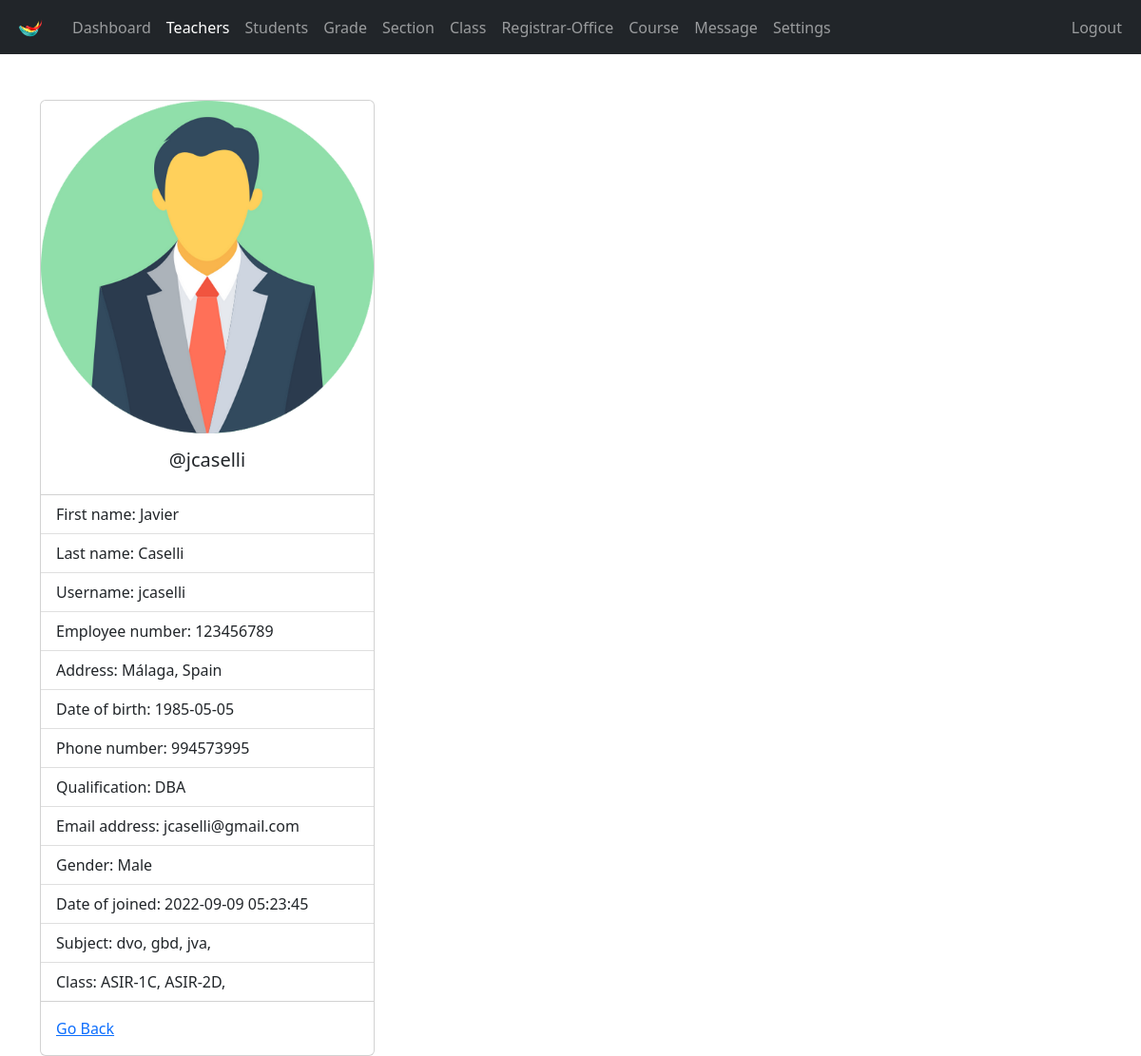
Screenshot of /admin/teacher-view.php?teacher_id=1 (signed in) with the database file from the repository.
### tables this page shows
CREATE TABLE `teachers` (
  `teacher_id` int(11) NOT NULL,
  `username` varchar(127) NOT NULL,
  `password` varchar(255) NOT NULL,
  `class` varchar(31) NOT NULL,
  `fname` varchar(127) NOT NULL,
  `lname` varchar(127) NOT NULL,
  `subjects` varchar(31) NOT NULL,
  `address` varchar(31) NOT NULL,
  `employee_number` int(11) NOT NULL,
  `date_of_birth` date DEFAULT NULL,
  `phone_number` varchar(31) NOT NULL,
  `qualification` varchar(127) NOT NULL,
  `gender` varchar(7) NOT NULL,
  `email_address` varchar(255) NOT NULL,
  `date_of_joined` datetime NOT NULL DEFAULT current_timestamp()
);

### admin/data/teacher.php (called while the page is built, shortened)
<?php
function getTeacherById($teacher_id, $conn)
{
  $sql = "SELECT * FROM teachers
           WHERE teacher_id=?";
  $stmt = $conn->prepare($sql);
  $stmt->execute([$teacher_id]);
  if ($stmt->rowCount() == 1) {
    $teacher = $stmt->fetch();
    return $teacher;
  } else {
    return 0;
  }
}

### admin/data/subject.php (called while the page is built, shortened)
<?php
function getSubjectById($subject_id, $conn)
{
    $sql = "SELECT * FROM subjects
           WHERE subject_id=?";
    $stmt = $conn->prepare($sql);
    $stmt->execute([$subject_id]);
    if ($stmt->rowCount() == 1) {
        $subject = $stmt->fetch();
        return $subject;
    } else {
        return 0;
    }
}

### admin/data/class.php (called while the page is built, shortened)
<?php
function getClassById($class_id, $conn)
{
    $sql = "SELECT * FROM class
           WHERE class_id=?";
    $stmt = $conn->prepare($sql);
    $stmt->execute([$class_id]);
    if ($stmt->rowCount() == 1) {
        $class = $stmt->fetch();
        return $class;
    } else {
        return 0;
    }
}

### admin/data/grade.php (called while the page is built, shortened)
<?php
function getGradeById($grade_id, $conn)
{
    $sql = "SELECT * FROM grades
           WHERE grade_id=?";
    $stmt = $conn->prepare($sql);
    $stmt->execute([$grade_id]);
    if ($stmt->rowCount() == 1) {
        $grade = $stmt->fetch();
        return $grade;
    } else {
        return 0;
    }
}

### admin/data/section.php (called while the page is built, shortened)
<?php
function getSectioById($section_id, $conn)
{
    $sql = "SELECT * FROM section
           WHERE section_id=?";
    $stmt = $conn->prepare($sql);
    $stmt->execute([$section_id]);
    if ($stmt->rowCount() == 1) {
        $section = $stmt->fetch();
        return $section;
    } else {
        return 0;
    }
}

### admin/teacher-view.php (the view, shortened to what this page needs)
<?php
if (
    isset($_SESSION['admin_id']) &&
    isset($_SESSION['role'])
) {
    if ($_SESSION['role'] == 'Admin') {
        include "../DB_connection.php";
        include "data/teacher.php";
        include "data/subject.php";
        include "data/grade.php";
        include "data/section.php";
        include "data/class.php";
        if (isset($_GET['teacher_id'])) {
            $teacher_id = $_GET['teacher_id'];
            $teacher = getTeacherById($teacher_id, $conn);
?>
            <!DOCTYPE html>
            <html lang="en">
            <head>
                <link rel="stylesheet" href="https://cdn.jsdelivr.net/npm/bootstrap@5.2.0/dist/css/bootstrap.min.css">
                <link rel="stylesheet" href="../css/style.css">
                <link rel="stylesheet" href="https://cdnjs.cloudflare.com/ajax/libs/font-awesome/4.7.0/css/font-awesome.min.css">
            </head>
            <body>
                <?php
                include "inc/navbar.php";
                if ($teacher != 0) {
                ?>
                    <div class="container mt-5">
                        <div class="card" style="width: 22rem;">
                            <img src="../img/teacher-<?= $teacher['gender'] ?>.png" class="card-img-top" alt="...">
                            <div class="card-body">
                                <h5 class="card-title text-center">@<?= $teacher['username'] ?></h5>
                            </div>
                            <ul class="list-group list-group-flush">
                                <li class="list-group-item">First name: <?= $teacher['fname'] ?></li>
                                <li class="list-group-item">Last name: <?= $teacher['lname'] ?></li>
                                <li class="list-group-item">Username: <?= $teacher['username'] ?></li>
                                <li class="list-group-item">Employee number: <?= $teacher['employee_number'] ?></li>
                                <li class="list-group-item">Address: <?= $teacher['address'] ?></li>
                                <li class="list-group-item">Date of birth: <?= $teacher['date_of_birth'] ?></li>
                                <li class="list-group-item">Phone number: <?= $teacher['phone_number'] ?></li>
                                <li class="list-group-item">Qualification: <?= $teacher['qualification'] ?></li>
                                <li class="list-group-item">Email address: <?= $teacher['email_address'] ?></li>
                                <li class="list-group-item">Gender: <?= $teacher['gender'] ?></li>
                                <li class="list-group-item">Date of joined: <?= $teacher['date_of_joined'] ?></li>
                                <li class="list-group-item">Subject:
                                    <?php
                                    $s = '';
                                    $subjects = str_split(trim($teacher['subjects']));
                                    foreach ($subjects as $subject) {
                                        $s_temp = getSubjectById($subject, $conn);
                                        if ($s_temp != 0)
                                            $s .= $s_temp['subject_code'] . ', ';
                                    }
                                    echo $s;
                                    ?>
                                </li>
                                <li class="list-group-item">Class:
                                    <?php
                                    $c = '';
                                    $classes = str_split(trim($teacher['class']));
                                    foreach ($classes as $class_id) {
                                        $class = getClassById($class_id, $conn);
                                        $c_temp = getGradeById($class['grade'], $conn);
                                        $section = getSectioById($class['section'], $conn);
                                        if ($c_temp != 0)
                                            $c .= $c_temp['grade_code'] . '-' .
                                                $c_temp['grade'] . $section['section'] . ', ';
                                    }
                                    echo $c;
                                    ?>
                                </li>
                            </ul>
                            <div class="card-body">
                                <a href="teacher.php" class="card-link">Go Back</a>
                            </div>
                        </div>
                    </div>
                <?php
                } else {
                    header("Location: teacher.php");
                    exit;
                }
                ?>
            </body>
            </html>
<?php
        } else {
            header("Location: teacher.php");
            exit;
        }
    } else {
        header("Location: ../login.php");
        exit;
    }
} else {
    header("Location: ../login.php");
    exit;
}
?>

### admin/inc/navbar.php (shortened to what this page needs)
<nav class="navbar navbar-expand-lg navbar-dark bg-dark">
  <div class="container-fluid">
    <a class="navbar-brand" href="index.php">
      <img src="../logo.png" width="40">
    </a>
    <div class="collapse navbar-collapse" id="navbarSupportedContent">
      <ul class="navbar-nav me-auto mb-2 mb-lg-0" id="navLinks">
        <li class="nav-item">
          <a class="nav-link" aria-current="page" href="index.php">Dashboard</a>
        </li>
        <li class="nav-item">
          <a class="nav-link" href="teacher.php">Teachers</a>
        </li>
        <li class="nav-item">
          <a class="nav-link" href="student.php">Students</a>
        </li>
        <li class="nav-item">
          <a class="nav-link" href="grade.php">Grade</a>
        </li>
        <li class="nav-item">
          <a class="nav-link" href="section.php">Section</a>
        </li>
        <li class="nav-item">
          <a class="nav-link" href="class.php">Class</a>
        </li>
        <li class="nav-item">
          <a class="nav-link" href="registrar-office.php">Registrar-Office</a>
        </li>
        <li class="nav-item">
          <a class="nav-link" href="course.php">Course</a>
        </li>
        <li class="nav-item">
          <a class="nav-link" href="message.php">Message</a>
        </li>
        <li class="nav-item">
          <a class="nav-link" href="settings.php">Settings</a>
        </li>
      </ul>
      <ul class="navbar-nav me-right mb-2 mb-lg-0">
        <li class="nav-item">
          <a class="nav-link" href="../logout.php">Logout</a>
        </li>
      </ul>
    </div>
  </div>
</nav>

### rows the page displays
teachers: gender (picture), username "jcaselli", fname "Javier", lname "Caselli", employee_number "123456789", address "Málaga, Spain", date_of_birth "1985-05-05", phone_number "994573995", qualification "DBA", email_address "jcaselli@gmail.com", gender "Male", date_of_joined "2022-09-09 05:23:45"

### other values shown
$s "dvo, gbd, jva,"
$c "ASIR-1C, ASIR-2D,"
